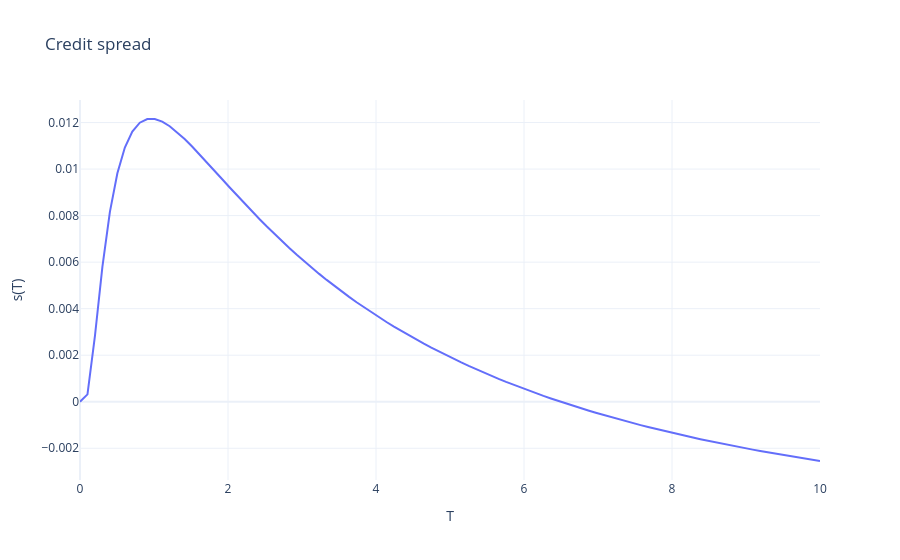

This figure's notebook cell:
### Code cell
from utils.plotting import plot_function_vs_param

fig = plot_function_vs_param(
    bc.credit_spread,
    x_param="T",
    x_values=np.linspace(0, 10, 100),
    base_params={
        "V": 120,
        "r": 0.05,
        "sigma_V": 0.2,
        "a": 0,
        "D": 100,
        "C": 90,
        "gamma": 0.02,
    },
    y_title="s(T)",
    varying_param="V",
    varying_values=[120],
    title="Credit spread"
)

fig.show()
